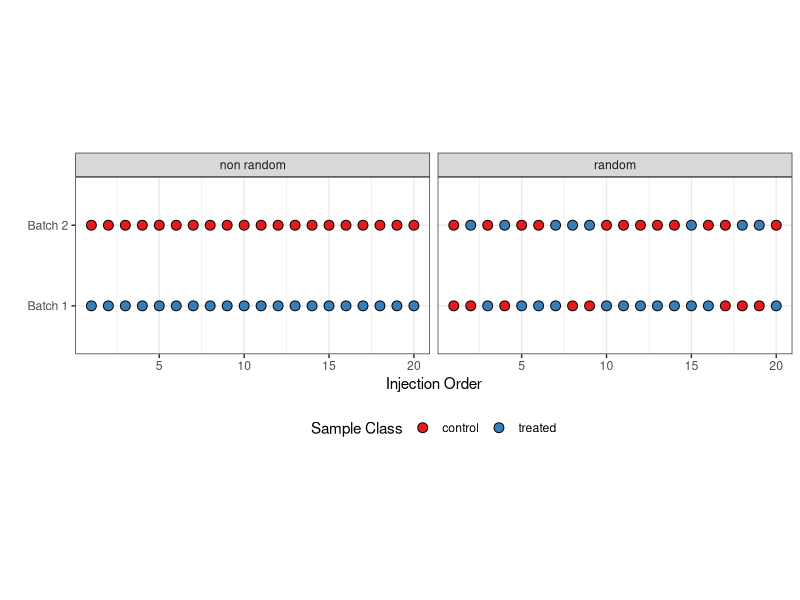
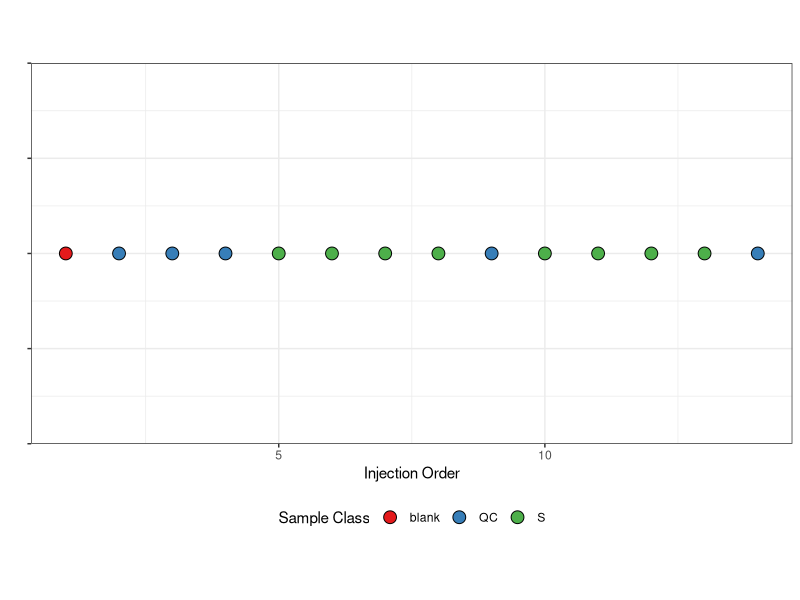

Source code (R) for these figures, in order: (Note: this script raises an error after producing the figures.)
## ---- chunk 1
knitr::opts_chunk$set(echo = FALSE)
library(knitr)
library(tidyverse)
## ---- chunk 2
sample_list <- tibble(batch = rep(c("Batch 1","Batch 2"), each = 20),
                      class = rep(c("treated","control"), each = 20),
                      order = rep(1:20, times = 2)) %>% 
  mutate(random_class = sample(class))

class.labs <- c("non random","random")
names(class.labs) <- c("class","random_class")


sample_list %>% 
  ungroup() %>% 
  pivot_longer(contains("class")) %>% 
  ggplot() + 
  geom_point(aes(y = batch, x = order, fill = value), pch = 21, size = 3) + 
  facet_wrap(~name, labeller = labeller(name = class.labs)) + 
  theme_bw() + xlab("Injection Order") + ylab("") + 
  scale_fill_brewer(palette = "Set1", name = "Sample Class") + 
  theme(aspect.ratio = 0.5, legend.position = "bottom")

## ---- chunk 3

tibble(order = 1:14,
       sample = c("blank","QC","QC","QC",rep(c("S","S","S","S","QC"), times = 2))) %>% 
  ggplot() + 
  geom_point(aes(y = 1, x = order, fill = sample), pch = 21, size = 4) +
  theme_bw() + xlab("Injection Order") + ylab("") + 
  scale_fill_brewer(palette = "Set1", name = "Sample Class") + 
  theme(aspect.ratio = 0.5, legend.position = "bottom", axis.text.y = element_blank() )

## ---- chunk 4
include_graphics("../images/tandemMS.jpg")
## ---- chunk 5
x <- seq(1, 15, length=40)
y <- dnorm(x, mean = 10, sd = 1)

par(mfrow = c(1,3))
plot(x,y, type = "l", xlab = "time", ylab = "I", main = "Only FS")
points(x,y, col = "steelblue", pch = 19)
points(x,y, col = "steelblue", type = "h")
polygon(x,y, col = "#4682B450", border = NA)
legend("topleft", legend = c("FS","DDA"), lty = 1, col = c("steelblue", "orange"))

plot(x,y, type = "l", xlab = "time", ylab = "I", main = "FS + 1DDA")
points(x[seq(1,100,2)],y[seq(1,100,2)], col = "steelblue", pch = 19)
points(x[seq(1,100,2)],y[seq(1,100,2)], col = "steelblue", type = "h")
points(x[seq(2,100,2)],y[seq(2,100,2)], col = "orange", pch = 19)
points(x[seq(2,100,2)],y[seq(2,100,2)], col = "orange", type = "h")
polygon(x[seq(1,100,2)],y[seq(1,100,2)], col = "#4682B450", border = NA)


plot(x,y, type = "l", xlab = "time", ylab = "I", main = "FS + 3DDA")
points(x[seq(1,100,4)],y[seq(1,100,4)], col = "steelblue", pch = 19)
points(x[seq(1,100,4)],y[seq(1,100,4)], col = "steelblue", type = "h")
points(x[seq(2,100,4)],y[seq(2,100,4)], col = "orange", pch = 19)
points(x[seq(2,100,4)],y[seq(2,100,4)], col = "orange", type = "h")
points(x[seq(3,100,4)],y[seq(3,100,4)], col = "orange", pch = 19)
points(x[seq(3,100,4)],y[seq(3,100,4)], col = "orange", type = "h")
points(x[seq(4,100,4)],y[seq(4,100,4)], col = "orange", pch = 19)
points(x[seq(4,100,4)],y[seq(4,100,4)], col = "orange", type = "h")
polygon(x[seq(1,100,4)],y[seq(1,100,4)], col = "#4682B450", border = NA)

